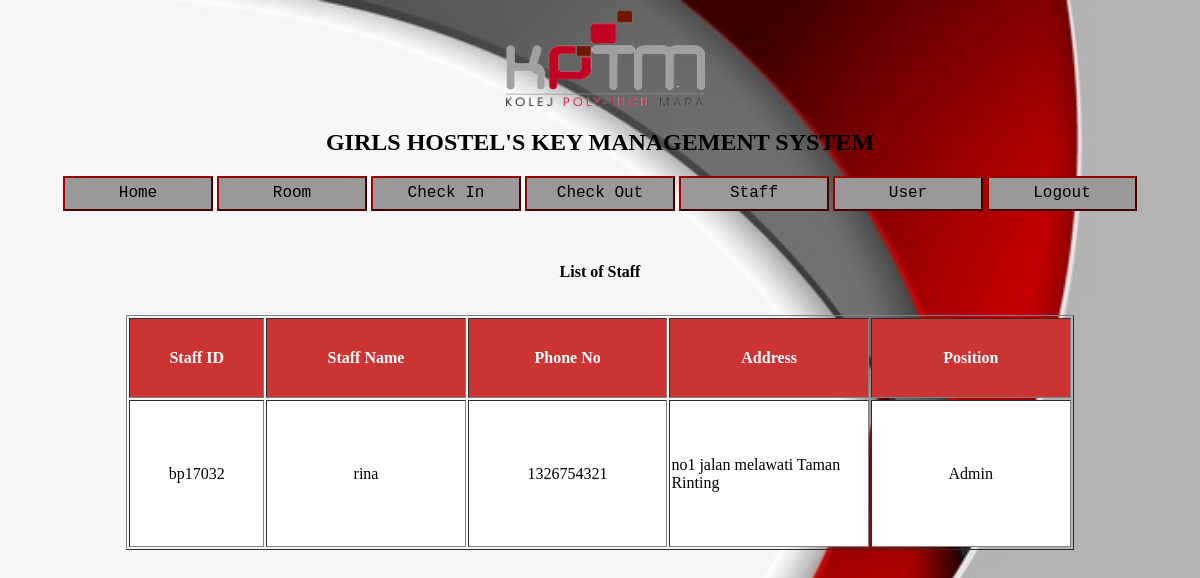
/stafflist.php, run on the app's committed database.
### tables this page shows
CREATE TABLE `staff` (
  `StaffID` varchar(20) NOT NULL,
  `StaffName` text NOT NULL,
  `PhoneNo` int(20) NOT NULL,
  `Address` varchar(100) NOT NULL,
  `Position` text NOT NULL
);

### stafflist.php (the view, shortened to what this page needs)
<html>
<head>
</head>
<body>
<?php
include('banner.php');
include('menu.php');
?>
<center>
<head>
</head>
<br><br>
<form name="frmStaffList" action="" method="POST">
<p><strong> List of Staff </strong></p>
<br>
<table width="80%" height="30%" border=1>
<tr>
		<th width="100" bgcolor="#C33" class="word"><div align="center">
    	Staff ID </div></th>
    	<th width="150" bgcolor="#C33" class="word"><div align="center">
    	Staff Name </div></th>
    	<th width="150" bgcolor="#C33" class="word"><div align="center">
    	Phone No </div></th>
        <th width="150" bgcolor="#C33" class="word"><div align="center">
    	Address </div></th>
        <th width="150" bgcolor="#C33" class="word"><div align="center">
    	Position </div></th>
    </tr>
<?php
	include('checklogindb.php');
	$sql = "SELECT * FROM staff";
	$result = $con->query($sql);
	if ($result->num_rows > 0) {
		while($row = $result->fetch_assoc()) {
	?>
     	<tr border=1 style="background: white;">
     		<td align=center><?php echo $row['StaffID'];?> </td>
     		<td align=center><?php echo $row['StaffName']; ?></td>
     		<td align=center><?php echo $row['PhoneNo']; ?></td>
     		<td align=left><?php echo $row['Address'];?> </td>
     		<td align=center><?php echo $row['Position']; ?></td>
	 	</tr>
    <?php
		}
	} else {
		echo ('<tr border=1 style="background :white;text-align:center;"><td colspan="20">Sorry, there is not data found.</td></tr>');
	}
?>
</table>
</form>
</center>
</html>

### stafflist.php (style rules this page uses)
.word { color: white; text-align: center; text-decoration: none; font-size: 16px; -webkit-transition-duration: 0.4s; transition-duration: 0.4s; }

### banner.php (style rules this page uses)
body { background-image: url("lagi2.jpg"); background-repeat: no-repeat; background-size: cover; background-attachment: fixed; }

### menu.php (style rules this page uses)
body { font-family:"Verdana"; }

### data on the page
staff: StaffID "bp17032", StaffName "rina", PhoneNo "1326754321", Address "no1 jalan melawati Taman Rinting", Position "Admin"
